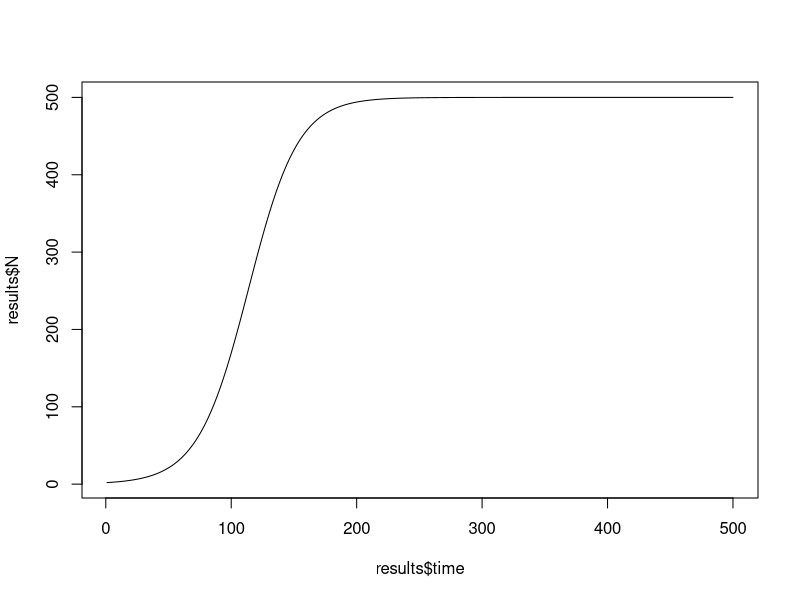
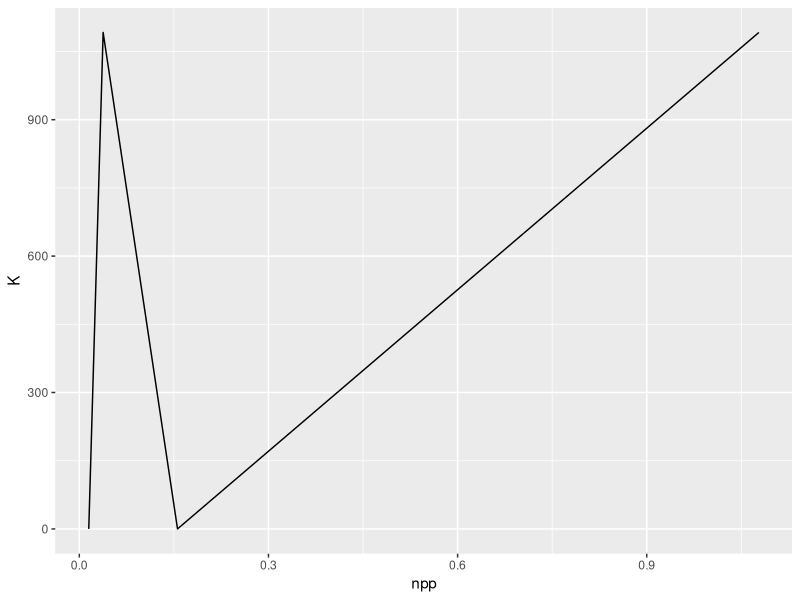
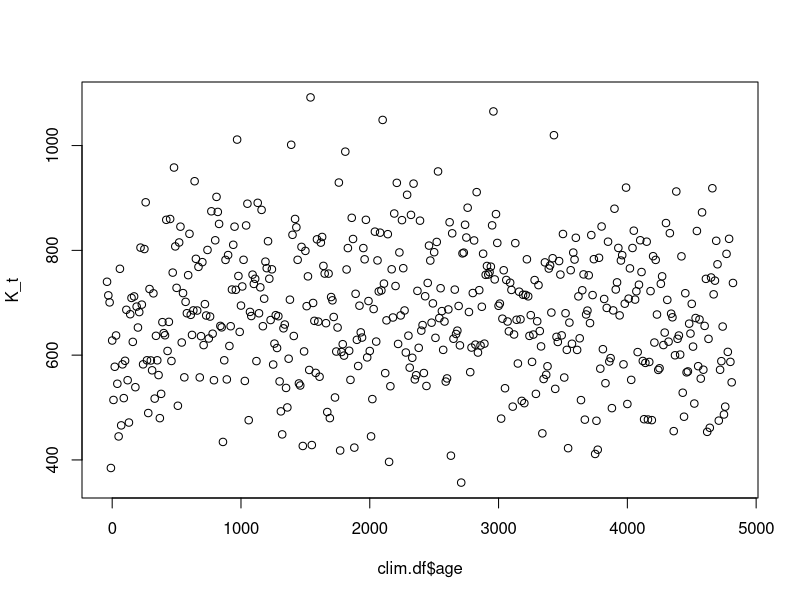
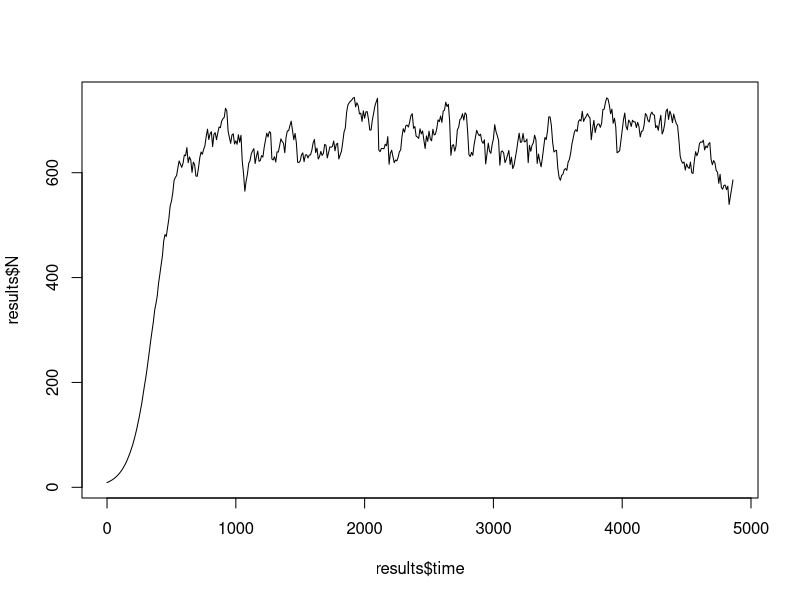

These figures' R source, in order:
## Single random rin of log growth model
## Sample the following
## tstart (initial settlement)
## npp_lo: minimum NPP for growth
## npp_hi: maximum NPP for growth
## cK0: initial number of individuals
## r: growth rate
## Kmax: max carrying capacity
## NPPlo: NPP value corresponding to K=0
## NPPhi: NPP value corresponding to K=Kmax
set.seed(42)

library(ggplot2)

log_growth <- function(N0, r, K, time) {
  N_t <- rep(NA, length(time))
  N_t <- N0
  for (i in 2:length(time)) {
    # N_t[i] = K / (1 + ((K - N0) / N0) * exp(-r * time[i]))
    N_t[i] = N_t[i-1] + r * N_t[i-1] * (1 - (N_t[i-1] / K))
  }
  return(list(time = time,
              N = N_t))
}

## Simple example
myN0 <- 2
myr <- 0.05
myK <- 500
mytime <- seq(1, 500)
results <- log_growth(N0 = myN0, 
                      r = myr, 
                      K = myK, 
                      time = mytime)

plot(results$time, results$N, 
     type = 'l')

## Try with random parameters
clim.df <- read.csv("./data/clim.df.csv")

tstart <- round(runif(1, min = 3000, max = 5000))
npp_limits <- sort(runif(2, min = 0.005, max = 0.04))
npp_lo <- npp_limits[1]
npp_hi <- npp_limits[2]
cK0 <- round(runif(1, min = 2, max = 10))
r <- exp(runif(1, min = log(0.01), max = log(0.5)))
Kmax <- exp(runif(1, min = log(100), max = log(10000)))
## Kmax: max carrying capacity

## NPP - K relationship
plot.df <- data.frame(npp = c(min(clim.df$npp), npp_lo, npp_hi, max(clim.df$npp)),
                      K = c(0, 0, Kmax, Kmax))
ggplot(plot.df, aes(x = npp, y = K)) +
  geom_line()

## Derive time-dependent K
## First filter climate to tstart
clim.df <- clim.df[clim.df$age < tstart, ]
time <- max(clim.df$age) - clim.df$age## Need to invert time somehow
K_t <- approx(plot.df$npp, plot.df$K, clim.df$npp)$y
plot(clim.df$age, K_t)

## New function with time dependent K
log_growth_t <- function(N0, r, K, time) {
  if (length(K) != length(time)) {stop("K and time have different legnths")}
  
  N_t <- rep(NA, length(time))
  N_t[1] <- N0
  for (i in 2:length(time)) {
    # N_t[i] = K[i] / (1 + ((K[i] - N0) / N0) * exp(-r * time[i]))
    N_t[i] = N_t[i-1] + r * N_t[i-1] * (1 - (N_t[i-1] / K[i]))
    
  }
  return(list(time = time,
              K = K,
              N = N_t))
}

results <- log_growth_t(N0 = cK0, 
                        r = r, 
                        K = K_t, 
                        time = time)
plot(results$time, results$N, 
     type = 'l')
